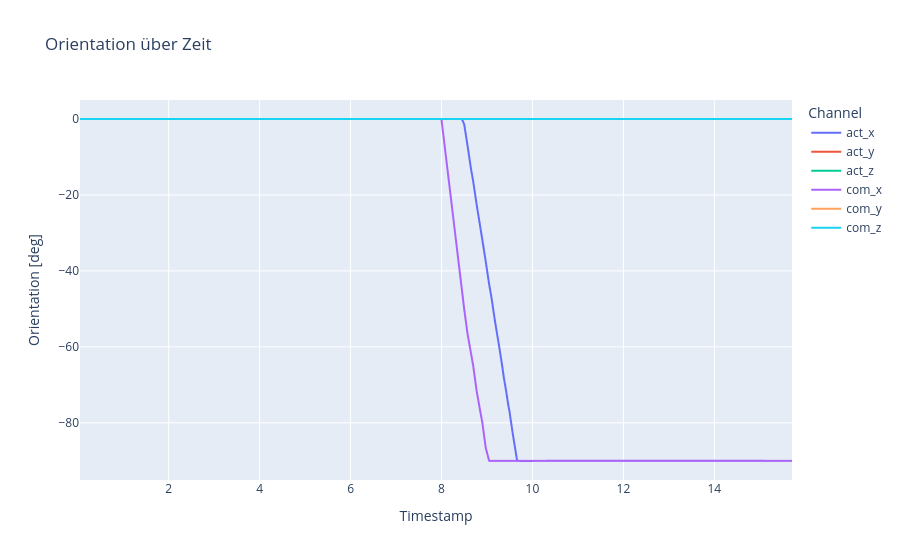

The code cell stored with this chart in its notebook:
### Markdown cell above
Plot angles

### Code cell
# 1) DataFrame anlegen
df = pd.DataFrame({
    'timestamp': timestamps,
    'act_x': rpy_act[:, 0],
    'act_y': rpy_act[:, 1],
    'act_z': rpy_act[:, 2],
    'com_x': rpy_com[:, 0],
    'com_y': rpy_com[:, 1],
    'com_z': rpy_com[:, 2],
})

# 1) In Long-Form umwandeln
df_long = df.melt(
    id_vars='timestamp',
    value_vars=df.columns[1:],
    var_name='Channel',
    value_name='Orientation [deg]'
)

# 2) Plot bauen
fig = px.line(
    df_long,
    x='timestamp',
    y='Orientation [deg]',
    color='Channel',
    title="Orientation über Zeit",
    labels={'timestamp': 'Timestamp'}
)

# 3) Achsen anpassen
fig.update_xaxes(
    tickformat="%H:%M:%S\n%d-%m-%Y",
)

fig.show()

### Figure 1 — Plotly figure (JSON) as saved in the notebook; plotly's stock layout.template omitted (floating-point values rounded to 4 significant figures; data arrays with more than 128 entries replaced by an {"elided": "..."} marker saying what was removed)
{"data": [{"hovertemplate": "Channel=act_x<br>Timestamp=%{x}<br>Orientation [deg]=%{y}<extra></extra>", "legendgroup": "act_x", "line": {"color": "#636efa", "dash": "solid"}, "marker": {"symbol": "circle"}, "mode": "lines", "name": "act_x", "showlegend": true, "type": "scattergl", "x": {"elided": "306 float values"}, "xaxis": "x", "y": {"elided": "306 float values"}, "yaxis": "y"}, {"hovertemplate": "Channel=act_y<br>Timestamp=%{x}<br>Orientation [deg]=%{y}<extra></extra>", "legendgroup": "act_y", "line": {"color": "#EF553B", "dash": "solid"}, "marker": {"symbol": "circle"}, "mode": "lines", "name": "act_y", "showlegend": true, "type": "scattergl", "x": {"elided": "306 float values"}, "xaxis": "x", "y": {"elided": "306 float values"}, "yaxis": "y"}, {"hovertemplate": "Channel=act_z<br>Timestamp=%{x}<br>Orientation [deg]=%{y}<extra></extra>", "legendgroup": "act_z", "line": {"color": "#00cc96", "dash": "solid"}, "marker": {"symbol": "circle"}, "mode": "lines", "name": "act_z", "showlegend": true, "type": "scattergl", "x": {"elided": "306 float values"}, "xaxis": "x", "y": {"elided": "306 float values"}, "yaxis": "y"}, {"hovertemplate": "Channel=com_x<br>Timestamp=%{x}<br>Orientation [deg]=%{y}<extra></extra>", "legendgroup": "com_x", "line": {"color": "#ab63fa", "dash": "solid"}, "marker": {"symbol": "circle"}, "mode": "lines", "name": "com_x", "showlegend": true, "type": "scattergl", "x": {"elided": "306 float values"}, "xaxis": "x", "y": {"elided": "306 float values"}, "yaxis": "y"}, {"hovertemplate": "Channel=com_y<br>Timestamp=%{x}<br>Orientation [deg]=%{y}<extra></extra>", "legendgroup": "com_y", "line": {"color": "#FFA15A", "dash": "solid"}, "marker": {"symbol": "circle"}, "mode": "lines", "name": "com_y", "showlegend": true, "type": "scattergl", "x": {"elided": "306 float values"}, "xaxis": "x", "y": {"elided": "306 float values"}, "yaxis": "y"}, {"hovertemplate": "Channel=com_z<br>Timestamp=%{x}<br>Orientation [deg]=%{y}<extra></extra>", "legendgroup": "com_z", "line": {"color": "#19d3f3", "dash": "solid"}, "marker": {"symbol": "circle"}, "mode": "lines", "name": "com_z", "showlegend": true, "type": "scattergl", "x": {"elided": "306 float values"}, "xaxis": "x", "y": {"elided": "306 float values"}, "yaxis": "y"}], "layout": {"legend": {"title": {"text": "Channel"}, "tracegroupgap": 0}, "title": {"text": "Orientation über Zeit"}, "xaxis": {"anchor": "y", "domain": [0, 1], "tickformat": "%H:%M:%S\n%d-%m-%Y", "title": {"text": "Timestamp"}}, "yaxis": {"anchor": "x", "domain": [0, 1], "title": {"text": "Orientation [deg]"}}}}
